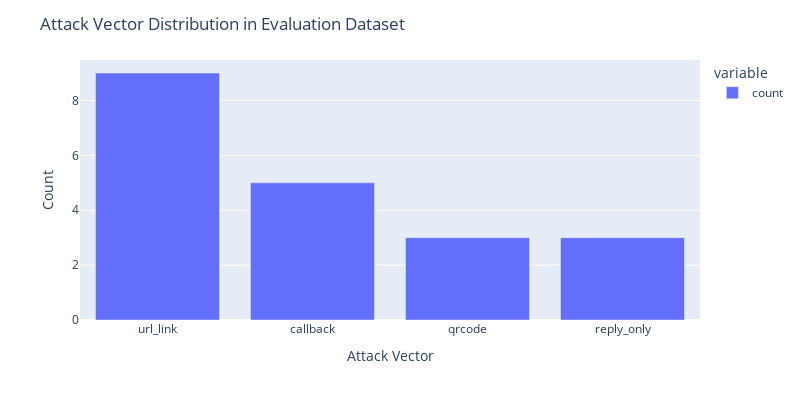

Write notebook code for a chart like this one.
### Markdown cell above
### 3.5.2. Eval Distribution

### Code cell
fig = px.bar(dataset_req_eval.to_pandas()["attack_vector"].value_counts())

## resize
fig.update_layout(
    width=800,
    height=400,
    title="Attack Vector Distribution in Evaluation Dataset",
    xaxis_title="Attack Vector",
    yaxis_title="Count",
)

### Figure 1 — Plotly figure (JSON) as saved in the notebook; plotly's stock layout.template omitted (floating-point values rounded to 4 significant figures)
{"data": [{"hovertemplate": "variable=count<br>attack_vector=%{x}<br>value=%{y}<extra></extra>", "legendgroup": "count", "marker": {"color": "#636efa", "pattern": {"shape": ""}}, "name": "count", "orientation": "v", "showlegend": true, "textposition": "auto", "type": "bar", "x": ["url_link", "callback", "qrcode", "reply_only"], "xaxis": "x", "y": [9, 5, 3, 3], "yaxis": "y"}], "layout": {"barmode": "relative", "height": 400, "legend": {"title": {"text": "variable"}, "tracegroupgap": 0}, "margin": {"t": 60}, "title": {"text": "Attack Vector Distribution in Evaluation Dataset"}, "width": 800, "xaxis": {"anchor": "y", "domain": [0, 1], "title": {"text": "Attack Vector"}}, "yaxis": {"anchor": "x", "domain": [0, 1], "title": {"text": "Count"}}}}
